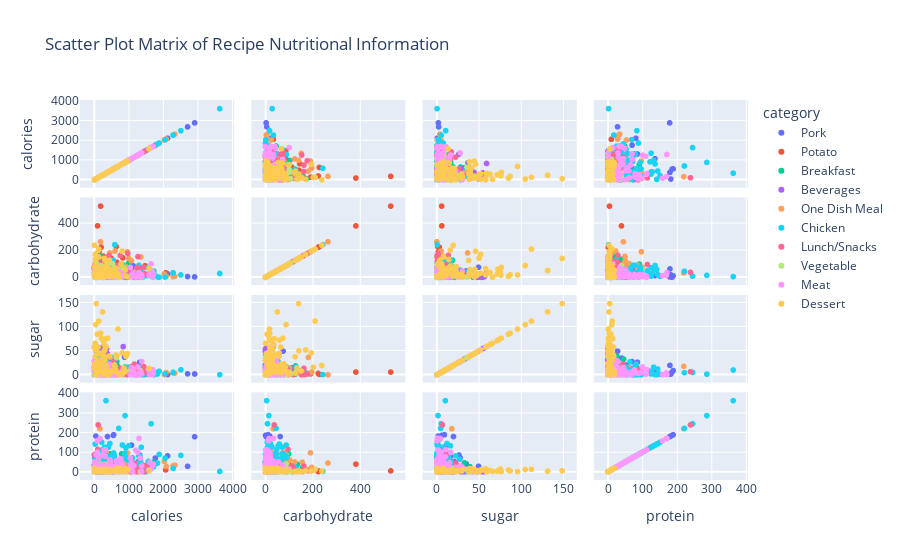

Notebook cell for this chart:
### Markdown cell above
### Scatter Matrix
Below is a scatter plot matrix to visualize the relationship between four nutritional variables (calories, carbohydrate, sugar, protein) for recipes in different categories. Each plot shows the relationship between two variables and the plots are colored by category. The purpose of the plot is to identify any patterns or trends between the nutritional variables and to compare them across different recipe categories.We can see that the visualization does not interpret any important relationship.

### Code cell
# create a scatter matrix
fig = px.scatter_matrix(
    df,
    dimensions=["calories", "carbohydrate", "sugar", "protein"],
    color="category",
    title="Scatter Plot Matrix of Recipe Nutritional Information"
)
# show the figure
fig.show()
